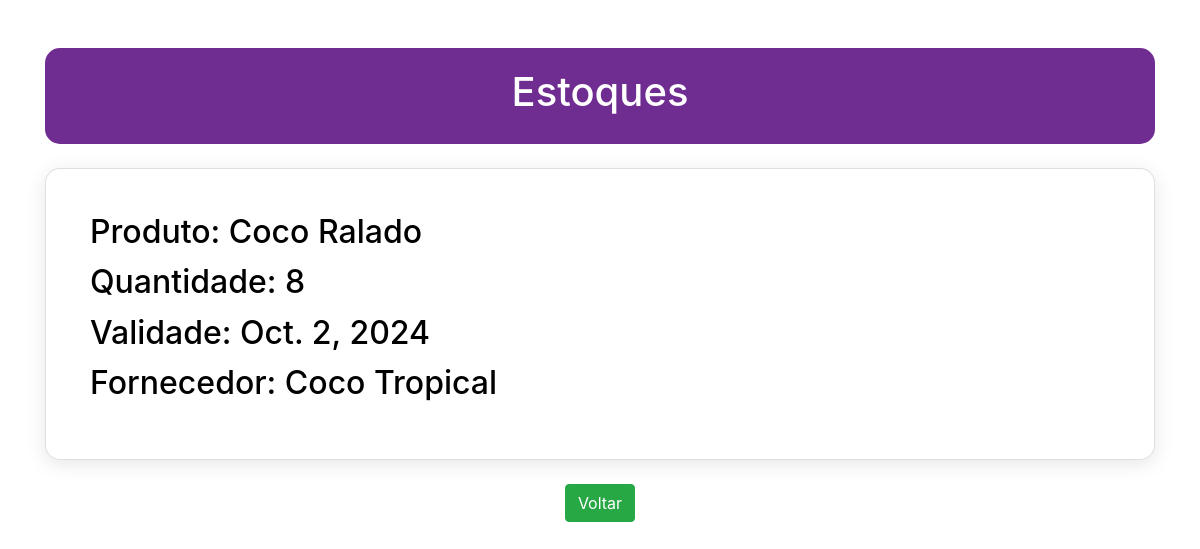
The page /estoques/view/4 on the database its author committed.
### estoques/models.py (models this page shows, shortened)
class Estoque(models.Model):
    produto = models.CharField(max_length=200)
    quantidade = models.IntegerField(default=0)
    validade = models.DateField()
    fornecedor = models.CharField(max_length=200)

### estoques/views.py (the view)
# urls.py: path('view/<int:pk>', views.estoque_view, name='estoque_view'),
def estoque_view(request, pk, template_name='estoques/estoque_detail.html'):
    estoque= get_object_or_404(Estoque, pk=pk)
    return render(request, template_name, {'object':estoque})

### estoques/templates/estoques/estoque_detail.html (shortened to what this page needs)
<html lang="pt-BR">
<head>
    <link rel="stylesheet" href="https://stackpath.bootstrapcdn.com/bootstrap/4.5.2/css/bootstrap.min.css">
</head>
<body>
<div class="container mt-5">
    <div class="header text-center mb-4">
        <h1>Estoques</h1>
    </div>
    <div class="card p-4">
        <div class="card-body">
            <h2 class="card-title text-purple">Produto: {{ object.produto }}</h2>
            <h2 class="card-title text-purple">Quantidade: {{ object.quantidade }}</h2>
            <h2 class="card-title text-purple">Validade: {{ object.validade }}</h2>
            <h2 class="card-title text-purple">Fornecedor: {{ object.fornecedor }}</h2>
        </div>
    </div>
    <div class="text-center mt-4">
        <a class="btn btn-success" href="{% url 'estoque_list' %}">Voltar</a>
    </div>
</div>
</body>
</html>

### estoques/templates/estoques/estoque_detail.html (style rules this page uses)
.text-purple { color: #000; }
.card { background-color: #ffffff; border-radius: 15px; box-shadow: 0 4px 20px rgba(0, 0, 0, 0.1); }
.header { background-color: #6f2c91; color: white; padding: 20px; border-radius: 15px; }

### rows shown on the page
Estoque: produto "Coco Ralado", quantidade "8", validade "Oct. 2, 2024", fornecedor "Coco Tropical"
